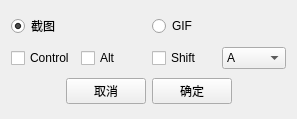
<?xml version="1.0" encoding="UTF-8"?>
<ui version="4.0">
 <class>HotKeyWidget</class>
 <widget class="QWidget" name="HotKeyWidget">
  <property name="geometry">
   <rect>
    <x>0</x>
    <y>0</y>
    <width>297</width>
    <height>119</height>
   </rect>
  </property>
  <property name="windowTitle">
   <string>Form</string>
  </property>
  <layout class="QVBoxLayout" name="verticalLayout">
   <item>
    <layout class="QHBoxLayout" name="horizontalLayout">
     <item>
      <widget class="QRadioButton" name="radioButton">
       <property name="text">
        <string>截图</string>
       </property>
       <property name="checked">
        <bool>true</bool>
       </property>
      </widget>
     </item>
     <item>
      <widget class="QRadioButton" name="radioButton_2">
       <property name="text">
        <string>GIF</string>
       </property>
      </widget>
     </item>
    </layout>
   </item>
   <item>
    <layout class="QHBoxLayout" name="horizontalLayout_2">
     <item>
      <widget class="QCheckBox" name="control">
       <property name="text">
        <string>Control</string>
       </property>
      </widget>
     </item>
     <item>
      <widget class="QCheckBox" name="alt">
       <property name="text">
        <string>Alt</string>
       </property>
      </widget>
     </item>
     <item>
      <widget class="QCheckBox" name="shift">
       <property name="text">
        <string>Shift</string>
       </property>
      </widget>
     </item>
     <item>
      <widget class="QComboBox" name="comboBox">
       <item>
        <property name="text">
         <string>A</string>
        </property>
       </item>
       <item>
        <property name="text">
         <string>B</string>
        </property>
       </item>
       <item>
        <property name="text">
         <string>C</string>
        </property>
       </item>
       <item>
        <property name="text">
         <string>D</string>
        </property>
       </item>
       <item>
        <property name="text">
         <string>E</string>
        </property>
       </item>
       <item>
        <property name="text">
         <string>F</string>
        </property>
       </item>
       <item>
        <property name="text">
         <string>G</string>
        </property>
       </item>
       <item>
        <property name="text">
         <string>H</string>
        </property>
       </item>
       <item>
        <property name="text">
         <string>I</string>
        </property>
       </item>
       <item>
        <property name="text">
         <string>J</string>
        </property>
       </item>
       <item>
        <property name="text">
         <string>K</string>
        </property>
       </item>
       <item>
        <property name="text">
         <string>L</string>
        </property>
       </item>
       <item>
        <property name="text">
         <string>M</string>
        </property>
       </item>
       <item>
        <property name="text">
         <string>N</string>
        </property>
       </item>
       <item>
        <property name="text">
         <string>O</string>
        </property>
       </item>
       <item>
        <property name="text">
         <string>P</string>
        </property>
       </item>
       <item>
        <property name="text">
         <string>Q</string>
        </property>
       </item>
       <item>
        <property name="text">
         <string>R</string>
        </property>
       </item>
       <item>
        <property name="text">
         <string>S</string>
        </property>
       </item>
       <item>
        <property name="text">
         <string>T</string>
        </property>
       </item>
       <item>
        <property name="text">
         <string>U</string>
        </property>
       </item>
       <item>
        <property name="text">
         <string>V</string>
        </property>
       </item>
       <item>
        <property name="text">
         <string>W</string>
        </property>
       </item>
       <item>
        <property name="text">
         <string>X</string>
        </property>
       </item>
       <item>
        <property name="text">
         <string>Y</string>
        </property>
       </item>
       <item>
        <property name="text">
         <string>Z</string>
        </property>
       </item>
      </widget>
     </item>
    </layout>
   </item>
   <item>
    <layout class="QHBoxLayout" name="horizontalLayout_3">
     <item>
      <spacer name="horizontalSpacer">
       <property name="orientation">
        <enum>Qt::Horizontal</enum>
       </property>
       <property name="sizeHint" stdset="0">
        <size>
         <width>40</width>
         <height>20</height>
        </size>
       </property>
      </spacer>
     </item>
     <item>
      <widget class="QPushButton" name="cancel">
       <property name="text">
        <string>取消</string>
       </property>
      </widget>
     </item>
     <item>
      <widget class="QPushButton" name="ok">
       <property name="text">
        <string>确定</string>
       </property>
      </widget>
     </item>
     <item>
      <spacer name="horizontalSpacer_2">
       <property name="orientation">
        <enum>Qt::Horizontal</enum>
       </property>
       <property name="sizeHint" stdset="0">
        <size>
         <width>40</width>
         <height>20</height>
        </size>
       </property>
      </spacer>
     </item>
    </layout>
   </item>
  </layout>
 </widget>
 <resources/>
 <connections/>
</ui>
